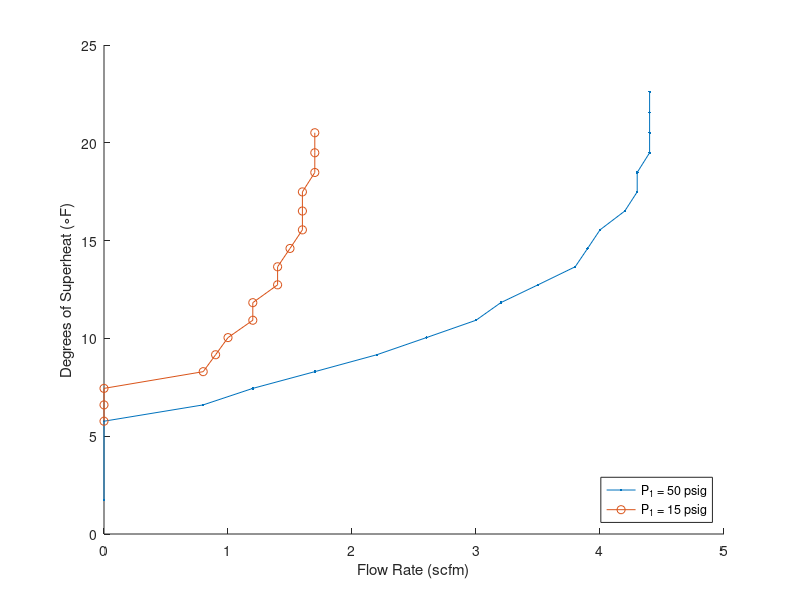
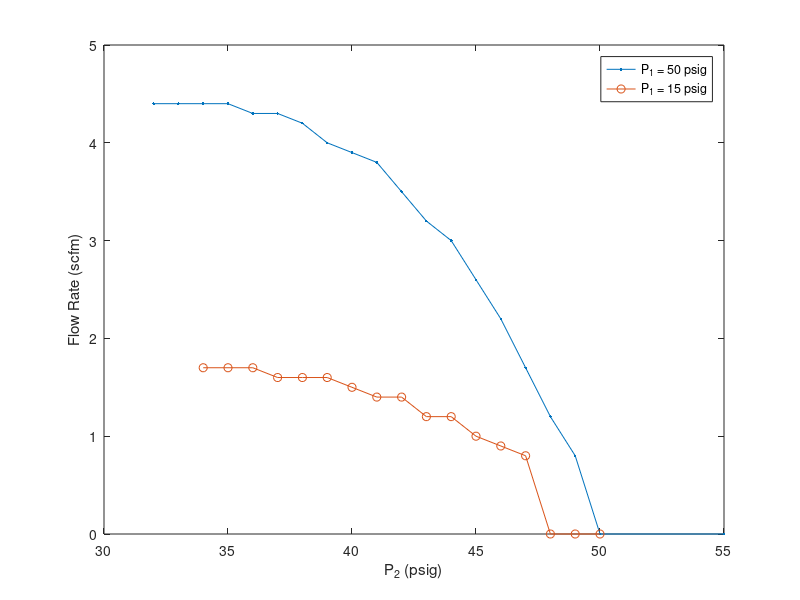

Source code (MATLAB) for these figures, in order:
function air_conditioner

C_power = 3.6; %kWh/rev
B_meter = 14.4; %kWh/rev
pulse_scale = 0.03204; %Convert refrigerant flow to gph (who the fuck uses gallons)
P_atm = 14.7;

% TC 1 – Intake air temperature
% TC 2 – Intake wet bulb temperature
% TC 3 – Intake dry bulb temperature
% TC 4 – Condensate exiting evaporator
% TC 5 – High side refrigerant (liquid entering expansion valve from compressor)
% TC 6 – Low side refrigerant (vapor leaving the evaporator coils & returning to compressor)
% TC 7 – Exit wet bulb temperature (between evaporator and blower)
% TC 8 – Exit dry bulb temperature (between evaporator and blower)
% TC 9 – Exit temperature (at the blower)

%%Low flow rate data
T = [72.6, 73.3, 66.4, 61.9, 79.2, 55.7, 47.6, 50.6, 52.5]; %F
H_air = [20.5, 19.7]; %Enthalpy of air going into and out of evaporator, Btu/lb-dry
H_refrig = [20.045, 35.771]; %Enthalpy of refrigerant going into and out of evaporator, kJ/mol
comp_time = 8.89; %s
blow_time = 231.5; %s
power = calc_power([C_power, B_meter],[comp_time,blow_time]); %kW
ref_flow = 758; %Refrigerant pulse

%Coefficient of performance
[CoP] = coeff_performance(ref_flow, H_refrig, power);
fprintf('Coefficient of performance, high flow rate: %f\n',CoP)

Anemometer = 1.22;
humidity_in = 0.638;
humidity_out = 0.973;
pressure_1 = 65 + P_atm;
pressure_2 = 195 + P_atm;
condense_flow = 362/378; %mL/s

%%High flow rate data
T = [72.8, 73.3, 66.3, 63.9, 80.8, 61.3, 56.4, 57.8, 59.8]; %F
H_air = [20.5, 21.5];
H_refrig = [20.129, 35.879];
comp_time = 8.53; %s
blow_time = 144.5; %s
power = calc_power([C_power, B_meter],[comp_time,blow_time]); %kW
ref_flow = 843; %Refrigerant pulse

%Coefficient of performance
[CoP] = coeff_performance(ref_flow, H_refrig, power);
fprintf('Coefficient of performance, low flow rate: %f\n',CoP)

Anemometer = 1.44;
humidity_in = 0.650;
humidity_out = 0.955;
pressure_1 = 73 + P_atm;
pressure_2 = 203 + P_atm;
condense_flow = 229/270;

%%Expansion valve data
%P1 = 50
P2_50 = [55,50:-1:32]; %psig
P2_50a = P2_50 + 14.7; % psia
flow_rate_50 = [0,0,0.8,1.2,1.7,2.2,2.6,3.0,3.2,3.5,3.8,3.9,4.0,4.2,4.3,4.3,4.4,4.4,4.4,4.4]; %scfm

%P1 = 15
P2_15 = 50:-1:34; % psig
P2_15a = P2_15 + 14.7; % psia
flow_rate_15 = [0,0,0,0.8,0.9,1.0,1.2,1.2,1.4,1.4,1.5,1.6,1.6,1.6,1.7,1.7,1.7];

counter = 0;
for i = P2_50a
    % Room temperature about 294.26
    counter = counter + 1;
    
    % Find the temperature at which the vapor pressure
    % is equal to P2
    zero_fun = @(T)(r22_sat_pressure(T) - i);
    Tsat_vec_50(counter) = fzero(zero_fun,294.26);
end

counter = 0;
for n = P2_15a
    % Room temperature about 294.26
    counter = counter + 1;
    
    % Find the temperature at which the vapor pressure
    % is equal to P2
    zero_fun = @(T)(r22_sat_pressure(T) - n);
    Tsat_vec_15(counter) = fzero(zero_fun,273);
end

super_heat_vec_50 = (273.15 - Tsat_vec_50) * 1.8;
super_heat_vec_15 = (273.15 - Tsat_vec_15) * 1.8;

figure(1)
hold on
plot(flow_rate_50,super_heat_vec_50,'.-')
plot(flow_rate_15,super_heat_vec_15,'o-')
legend('P_1 = 50 psig','P_1 = 15 psig','location','southeast')
xlabel('Flow Rate (scfm)')
ylabel('Degrees of Superheat (\circF)')

figure(2)
plot(P2_50,flow_rate_50,'.-',P2_15,flow_rate_15,'o-')
ylabel('Flow Rate (scfm)')
xlabel('P_2 (psig)')
legend('P_1 = 50 psig','P_1 = 15 psig')

end

function [CoP] = coeff_performance(refrig_pulse, H_refrig, power)

refrig_flow = molar_flow_rate_refrig(refrig_pulse); %mol/s
Qc = refrig_flow*(H_refrig(2) - H_refrig(1)); %kJ/s
CoP = Qc/power; %dimensionless

end

function [flow_rate] = molar_flow_rate_refrig(pulse)

flow_rate = (pulse*0.03204*0.000001052*1184)/0.08647; %mol/s

end

function [power] = calc_power(power_per_rev, rev_time)
%Compute total power input, power_per_rev in kWh/rev, rev_time in s

power = sum(power_per_rev./(rev_time./3600));

end

function ac_performance()

end

function out = r22_sat_pressure(T)
% Antoine equation (temp in K)
% Constants found on Nist Webbook based on Stull 1947
A = 4.36567;
B = 947.577;
C = -14.964;
logP = A - (B/(T+C));
out = 10^(logP); % bar
out = out * 14.5038; % bar to psi

end

function [velocity] = anemometer_cal(pulse)

velocity = 12.02*pulse^2 - 13.627*pulse + 3.7286;

end
